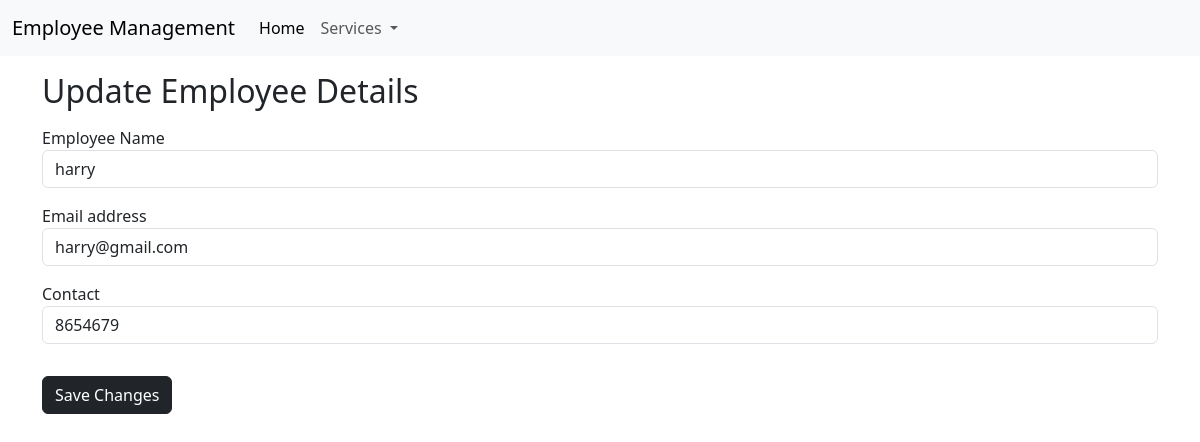
The page /updateemp/18 on the database its author committed.
### Home/models.py (models this page shows, shortened)
class Employee(models.Model):
    empname = models.CharField(max_length=50)
    email = models.EmailField(max_length=254)
    contact = models.CharField(max_length=12)
    manager = models.CharField(max_length=10,default='no')

### Home/views.py (the view, shortened to what this page needs)
# urls.py: path("updateemp/<int:id>",views.updateemp,name='updateemp'),
def updateemp(request,id):
    emp1 = Employee.objects.get(pk=id)
    context={
        'emp1':emp1
    }
    return render(request,'updateemp.html',context)

### templates/updateemp.html (shortened to what this page needs)
{% extends 'base.html' %}
{% block body %}
    <div class="container my-3">
        <h2 class="my-3">Update Employee Details</h2>
        <form method="post" action="/updateemp/{{emp1.id}}">
            <div class="form-group my-3">
                <label for="exampleFormControlInput1">Employee Name</label>
                <input type="text" class="form-control" value={{emp1.empname}} id="empname" name="empname" placeholder="Employee Name" required>
              </div>
              <div class="form-group my-3">
                <label for="exampleFormControlInput1">Email address</label>
                <input type="email" class="form-control" value={{emp1.email}} name="email" id="email" placeholder="Email" required>
              </div>
              <div class="form-group my-3">
                <label for="exampleFormControlInput1">Contact</label>
                <input type="text" class="form-control" value={{emp1.contact}} name="contact" id="contact" placeholder="Contact" required>
              </div>
              <button type="submit" class="btn btn-dark my-3">Save Changes</button>
          </form>
    </div>
{% endblock body %}

### rows shown on the page
Employee: empname "harry", email "harry@gmail.com", contact "8654679"
